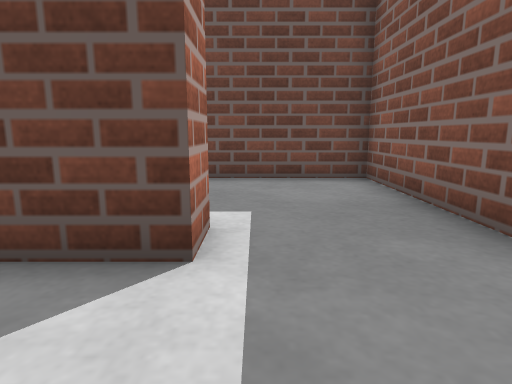
view 1 (above)

13 first-person views from a walk through a world built for the Gazebo simulator. The camera is 0.5 m above the floor, tilts 10° down and sees 75° across. The floor is counted in squares, 0.5 m on a side. Each view is taken from the middle of a square. On the plan, view 1 faces up. The plan holds only what a view shows up to about 12 squares ahead; the rest is blank.

view 2
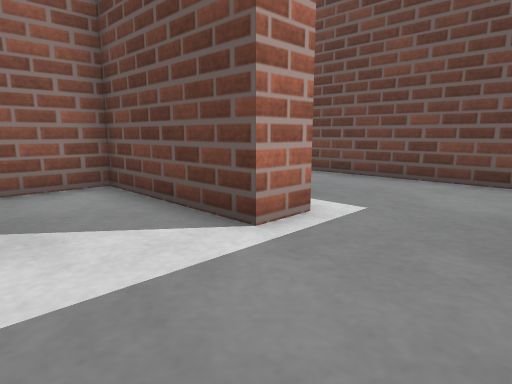

view 3
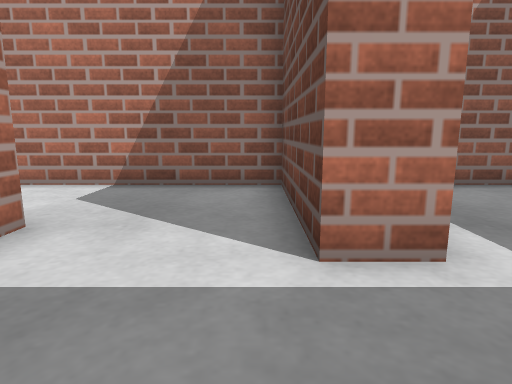

view 4
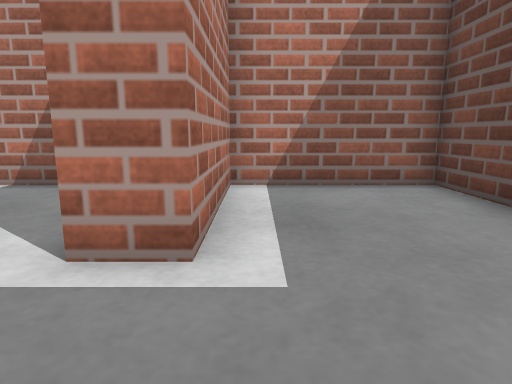

view 5
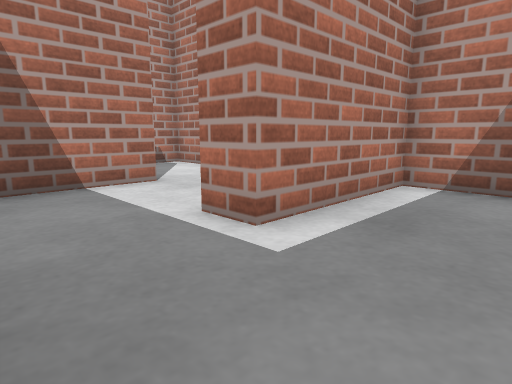

view 6
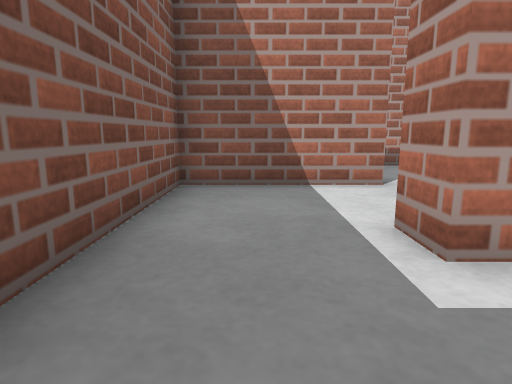

view 7
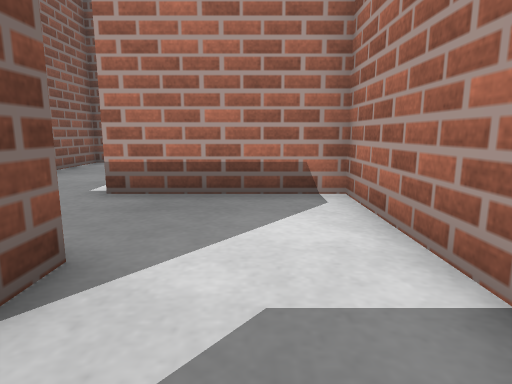

view 8
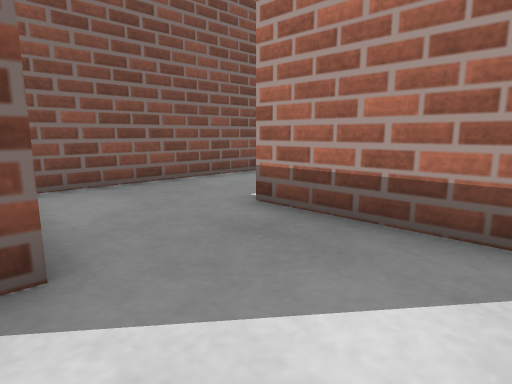

view 9
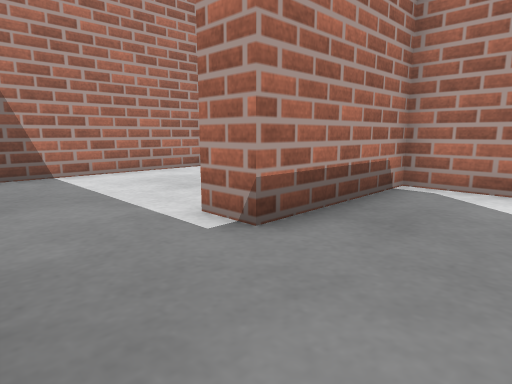

view 10
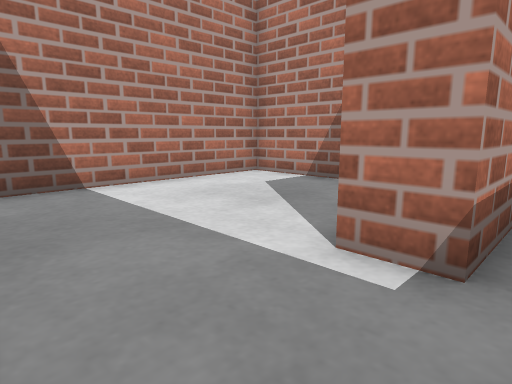

view 11
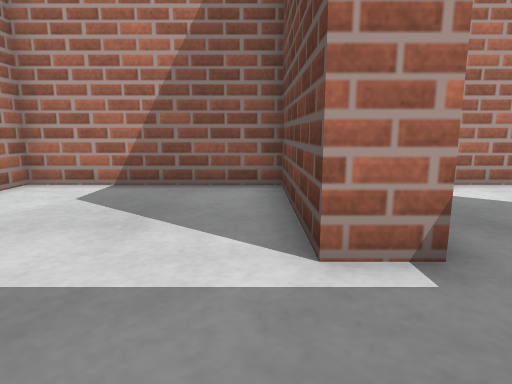

view 12
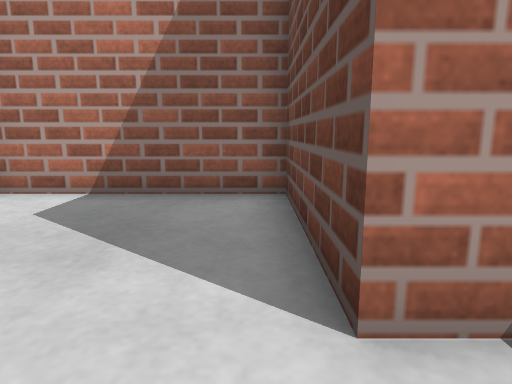

view 13
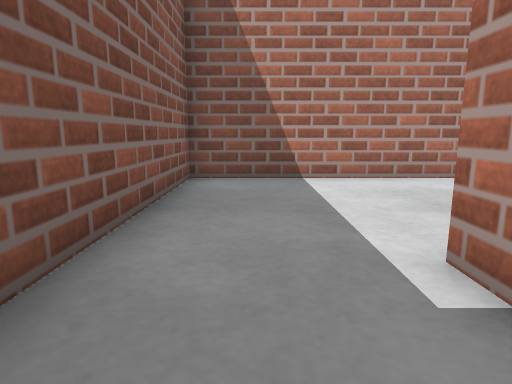

### Floor plan
Ten units are one square. View 1 is at (0, 0); x grows to the right and y downward. Boxes are objects, and circles mark ways between rooms. Rooms are numbered by the first view taken in them; rooms with no view inside come last. Other rooms are left out.
<svg viewBox="-50 -80 80 190">
<path fill="none" stroke="#000" d="M-4 5 25 5 25 -25M25 -25 25 -75 -45 -75 -45 -35 -5 -35 -5 -25M-16 5 -4 5M-5 -25 -45 -25 -45 5M-15 16 -15 9M-45 5 -45 45 -5 45M25 44 25 22M-5 45 -5 55 -45 55 -45 105 25 105 25 44"/>
<circle cx="10" cy="-30" r="3" fill="#2a7"/>
<circle cx="-10" cy="-10" r="3" fill="#2a7"/>
<circle cx="-30" cy="10" r="3" fill="#2a7"/>
<circle cx="-10" cy="30" r="3" fill="#2a7"/>
<circle cx="10" cy="50" r="3" fill="#2a7"/>
<text x="10" y="-10">1</text>
<text x="-10" y="-50">2</text>
<text x="-30" y="-10">3</text>
<text x="-30" y="30">4</text>
<text x="10" y="30">5</text>
<text x="-10" y="80">6</text>
</svg>
Room 1 opens to room 2. Room 1 opens to room 3. Room 3 opens to room 4. Room 4 opens to room 5. Room 5 opens to room 6.

Where each view was taken, in squares from view 1:
view 1: 0 up, 0 right, facing up
view 2: 0 up, 2 right, facing up-left
view 3: 2 up, 2 right, facing left
view 4: 4 up, 2 right, facing left
view 5: 6 up, 2 right, facing down-left
view 6: 6 up, 1 right, facing down
view 7: 1 up, 3 left, facing down
view 8: 1 down, 4 left, facing down-right
view 9: 2 down, 2 right, facing down-left
view 10: 4 down, 2 right, facing down-left
view 11: 6 down, 2 right, facing left
view 12: 6 down, 1 right, facing left
view 13: 3 down, 1 right, facing down
